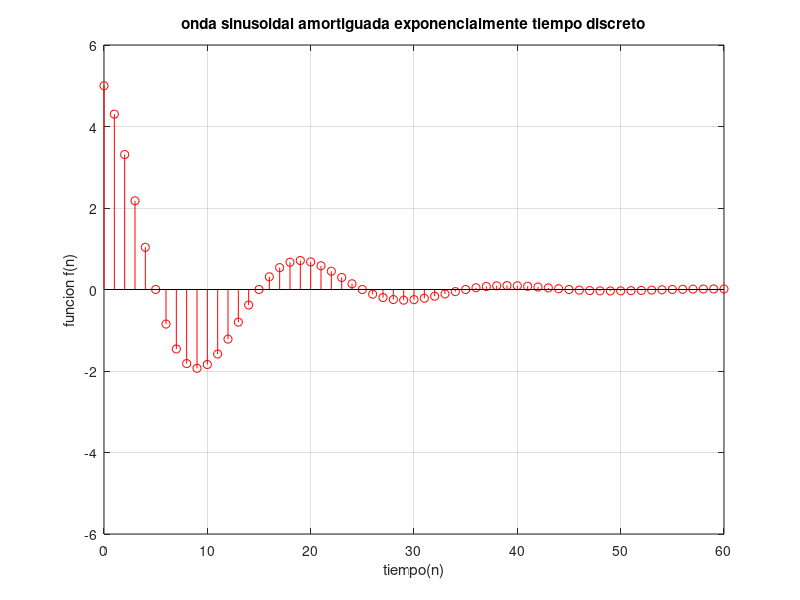

Write MATLAB code to recreate this figure.
%Una señal senoidal amortiguada exponencialmente.
%tiempo discreto
subplot(1,1,1);
A=5;
f=1/20;
T=3*(1/f);
phi=pi/2;
n=0:T;
x=A*exp(-0.1*n).*sin(2*pi*f*n+phi);
stem(n,x,'r'),
grid on,
ylabel('funcion "x"'),
ylim([-6 6]),
ylabel('funcion f(n)'),
xlabel('tiempo(n)'),
title('onda sinusoidal amortiguada exponencialmente tiempo discreto')